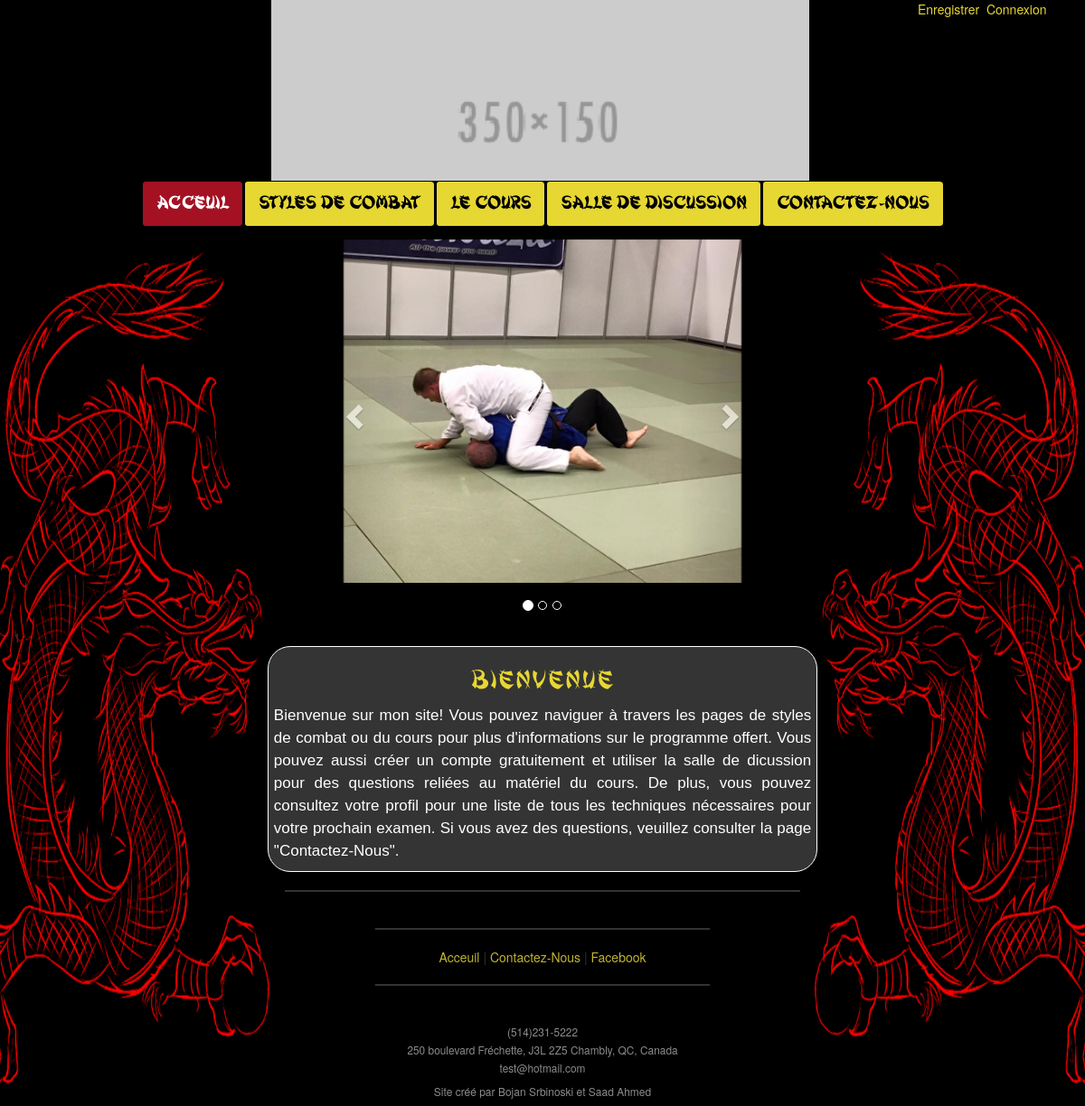
Page /Pages/index.php on the committed database.
### tables this page shows
CREATE TABLE IF NOT EXISTS `posts` (
  `postId` int(5) NOT NULL AUTO_INCREMENT,
  `postTitle` varchar(30) NOT NULL,
  `postImage` varchar(100) DEFAULT NULL,
  `postText` varchar(750) NOT NULL,
  `postDate` date NOT NULL,
  PRIMARY KEY (`postId`)
);

### Pages/index.php (the view, shortened to what this page needs)
<?php
include("headerLayout.php");
include_once($_SERVER['DOCUMENT_ROOT']."/CentreDEnergie/Controllers/dbConnect.php");
?>
<div class="row">
	<div class="col-md-12">
		<div id="main">
			<div id="myCarousel" class="carousel slide" data-ride="carousel">
				<ol class="carousel-indicators">
					<li data-target="#myCarousel" data-slide-to="0" class="active"></li>
					<li data-target="#myCarousel" data-slide-to="1"></li>
					<li data-target="#myCarousel" data-slide-to="2"></li>
				</ol>
				<div class="carousel-inner" role="listbox">
					<div class="item active" >
					  <img class="slideshow-images"src="/CentreDEnergie/Content/img1.jpg" >
					</div>
				</div>
				<a class="left carousel-control" href="#myCarousel" role="button" data-slide="prev">
					<span class="glyphicon glyphicon-chevron-left" aria-hidden="true"></span>
				</a>
				<a class="right carousel-control" href="#myCarousel" role="button" data-slide="next">
					<span class="glyphicon glyphicon-chevron-right" aria-hidden="true"></span>
				</a>
			</div>
			<?php
				$getPosts = $conn->prepare("SELECT * FROM posts ORDER BY postId DESC LIMIT 10");
				$getPosts->execute();
				$getPosts->store_result();
				$getPosts->bind_result($postId,$postTitle,$postImage,$postText,$postDate);
				echo $getPosts->num_rows();
				if($getPosts->num_rows()>0)
				{
					while($getPosts->fetch())
					{
						echo "<br><div class='post'>
								<h2 style=''>".$postTitle."</h2>
								";
								echo "<p class='postContent'>".$postText."</p>
							</div>";
					}
				}
				else
				{
					echo "<p style='text-align:center;color:#e7d732'>Il n'y a pas des nouveaux articles.</p>";
				}
			?>
		</div>
	</div>
</div>
<?php
include("footerLayout.php")
?>

### Pages/headerLayout.php (shortened to what this page needs)
<!DOCTYPE html>
<html>
<head>
	<link rel="stylesheet" href="https://maxcdn.bootstrapcdn.com/bootstrap/3.3.7/css/bootstrap.min.css">
	<link rel="stylesheet" href="/CentreDEnergie/Content/CSSlayout.css">
<?php
	$url = 'http://' . $_SERVER['SERVER_NAME'] . $_SERVER['REQUEST_URI'];
	$currentPage="index";
	if (strpos($url,'index') !== false||strcmp($_SERVER['REQUEST_URI'],'/CentreDEnergie/Pages/')==0)
	{
		echo "<link rel='stylesheet' href='/CentreDEnergie/Content/CSSindex.css'>";
		$currentPage="index";
	}
?>
</head>
<body>
<div class="container-fluid">
	<div class="row">
		<div class="col-md-7 col-md-offset-3" id="banner">
		</div>
		<div class="col-md-1" id="login-links">
			<?php
				if(isset($_SESSION["loginStatus"]))
				{
					$student=unserialize($_SESSION["student"]);
					$username = $student->getUsername();
					echo "<div class='dropdown' id='header_dropdown'>
							  <button class='dropbtn' id='header_dropbtn'>$username</button>
							  <div class='dropdown-content' id='header_dropdown-content'>";
								if ($_SESSION["loginStatus"]=="T")echo"<a href='/CentreDEnergie/Pages/article.php'>Nouveau Article</a>";
							echo"<a href='/CentreDEnergie/Pages/techniques.php'>Mes Techniques</a>";
								if ($_SESSION["loginStatus"]=="T")echo"<a href='/CentreDEnergie/Pages/rapports.php'>Rapports</a>";
							echo"<a href='/CentreDEnergie/Pages/profil.php'>Mon Profil</a>
								<a href='/CentreDEnergie/Controllers/Clogout.php'>Déconnexion</a>
							  </div>
							</div>";
				}
				else
				{
					echo "<a href='/CentreDEnergie/Pages/enregistrer.php'>Enregistrer</a>&nbsp;&nbsp;<div id='brbr'><br></div><a href='/CentreDEnergie/Pages/connexion.php'>Connexion</a>";
				}
			?>
		</div>
	</div>
	<div class="row">
		<nav class="col-md-12" >
			<ul class="nav nav-pills">
				<li <?php if(strcmp($currentPage,"index")==0){echo " class='active'";}?>>
					<a href="/CentreDEnergie/Pages/index.php">Acceuil</a>
				</li>
				<li <?php if(strcmp($currentPage,"styles")==0){echo " class='active'";}?>>
					<a href="/CentreDEnergie/Pages/styles.php">Styles de Combat</a>
				</li>
				<li <?php if(strcmp($currentPage,"cours")==0){echo " class='active'";}?>>
					<a href="/CentreDEnergie/Pages/cours.php">Le Cours</a>
				</li>
				<li <?php if(strcmp($currentPage,"salle")==0){echo " class='active'";}?>>
					<a href="/CentreDEnergie/Pages/salle.php">Salle de Discussion</a>
				</li>
				<li <?php if(strcmp($currentPage,"contact")==0){echo " class='active'";}?>>
					<a href="/CentreDEnergie/Pages/contact.php">Contactez-Nous</a>
				</li>
			</ul>
		</nav>
	</div>

### Pages/footerLayout.php
<div class="row">
		<div class="col-md-3">
		</div>
		<div class="col-md-6">
			<hr>
		</div>
		<div class="col-md-3">
		</div>
	</div>
	<footer>
	<div class="row">
		<div class="col-md-4">
		</div>
		<div class="col-md-4"  id="footer">
			<hr>
			<div id="bottom-links">
				<a href="/CentreDEnergie/Pages/index.php">Acceuil</a>&nbsp;|&nbsp;<a href="/CentreDEnergie/Pages/contact.php">Contactez-Nous</a>&nbsp;|&nbsp;<a href="https://www.facebook.com/Le-Centre-d%C3%89nergie-de-Chambly-56111876820/">Facebook</a>
			</div>
			<hr>
			<br>
			<div id="contact-bottom">
				<small>(514)231-5222</small>
				<br>
				<small>250 boulevard Fréchette, J3L 2Z5 Chambly, QC, Canada</small>
				<br>
				<small>test@hotmail.com</small>
				<h6>Site créé par Bojan Srbinoski et Saad Ahmed</h6>
			</div>
		</div>
		<div class="col-md-4">
		</div>
	</div>
	</footer>
</div>
</body>
</html>

### Content/CSSlayout.css (style rules this page uses)
body { background-image: url("/CentreDEnergie/Content/website_back.png"); background-size:100% 100%; background-repeat:no-repeat; background-attachment:fixed; background-color:black; }
hr { border:solid 1px; }
#banner { background-image:url("/CentreDEnergie/Content/logo.png"); float:left; background-size:85% 100%; background-repeat:no-repeat ;height:200px; }
nav { text-align:center; }
#login-links a { text-decoration:none; color:#e7d732; }
.nav-pills > li.active > a, .nav-pills > li.active > a:hover, .nav-pills > li.active > a:focus { color: #fff; background-color: #a31123; }
li a { background-color:#e7d732; color:black; border-left:1px solid black;0 border-right:1px solid black; font-family:shanghai; font-weight:bold; font-size:20px; border-top: 1px solid black; border-bottom: 1px solid black; letter-spacing:1px; }
ul { list-style:none; display: inline-block; }
#footer { text-align:center; }
footer a { text-decoration:none; color:#c1b42e; }
#contact-bottom { color:#8c8c8c; }

### Content/CSSindex.css (style rules this page uses)
.slideshow-images { width: 25%; margin: 0 auto; }
.carousel-control.left { width: 10%; margin-left: 27%; }
.carousel-control.right { width: 10%; margin-right: 27%; }
.carousel-indicators { bottom: -12%; }
.carousel-inner { margin-top: 10px; margin-bottom: 50px; }
.carousel-inner>.item>img { width: 440px; height: 380px; }
.post h2 { color: #e7d732; text-align: center; font-family: shanghai; letter-spacing: 2px }
.postContent { margin-left: 1%; margin-right: 1%; color: white; line-height: 25px; text-align: justify; font-size: 17px; font-family: Arial; }
.post { border: 1px solid white; border-radius: 25px; margin-left: 24%; margin-right: 24%; word-wrap: break-word; background-color: rgba(105, 105, 105, .5); }

### rows in the picture
posts: postTitle "Bienvenue", postText "Bienvenue sur mon site! Vous pouvez naviguer à travers les pages de styles de combat ou du cours pour plus d'informations sur le programme offert. Vous pouvez aussi créer un compte gratuitement et utiliser la salle de dicussion pour des questions reliées au matériel du cours. De plus, vous pouvez consultez votre profil pour une liste de tous les techniques nécessaires pour votre prochain examen. Si vous avez des questions, veuillez consulter la page \"Contactez-Nous\"."

### other values in the picture
$getPosts->num_rows() "1"
